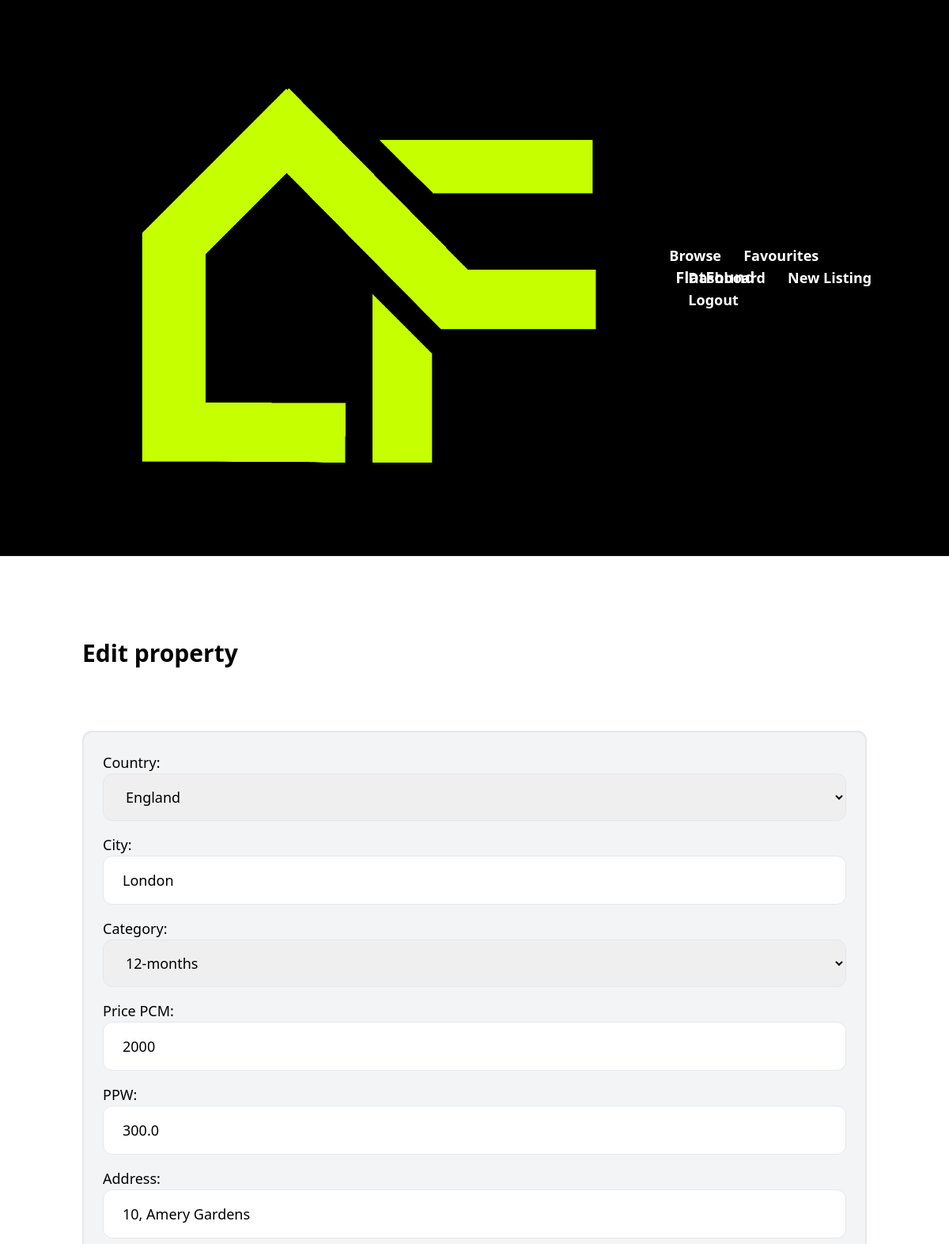
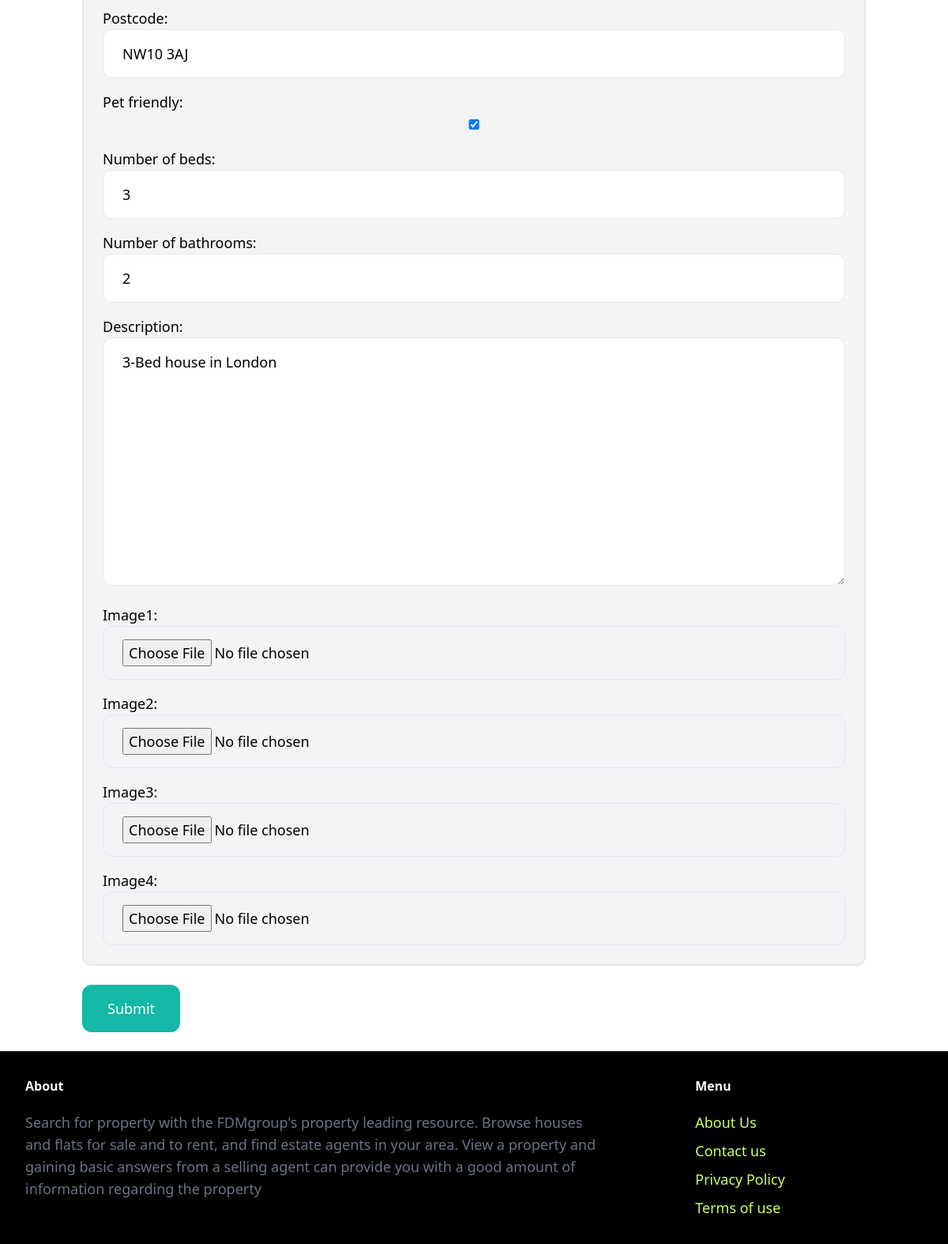
The app's page /properties/1/edit/ (signed in) with its own data (2 pictures, top to bottom).
### property/models.py (models this page shows, shortened)
class Property(models.Model):
    country = models.ForeignKey(Countries, related_name='countries', on_delete=models.CASCADE)
    city = models.TextField(blank=True, null=True)
    category = models.ForeignKey(Category, related_name='properties', on_delete=models.CASCADE)
    price_PCM = models.IntegerField()
    PPW = models.FloatField()
    address = models.TextField(blank=True, null=True)
    postcode = models.TextField(blank=True, null=True)
    pet_friendly = models.BooleanField(blank=True, null=True)
    number_of_beds = models.IntegerField(blank=True, null=True)
    number_of_bathrooms = models.IntegerField(blank=True, null=True)
    description = models.TextField(blank=True, null=True)
    image1 = models.ImageField(upload_to='prop_images', blank=True, null=True)
    image2 = models.ImageField(upload_to='prop_images', blank=True, null=True)
    image3 = models.ImageField(upload_to='prop_images', blank=True, null=True)
    image4 = models.ImageField(upload_to='prop_images', blank=True, null=True)
    favourites = models.ManyToManyField(User, related_name='favourite', default=None, blank=True)
    created_by = models.ForeignKey(
        User, related_name='properties', on_delete=models.CASCADE)
    created_at = models.DateField(auto_now_add=True)

### property/views.py (the view)
# urls.py: path('<int:pk>/edit/', views.edit, name='edit'),
@login_required
def edit(request, pk):
    property = get_object_or_404(Property, pk=pk, created_by=request.user)
    if request.method == 'POST':
        form = EditListingForm(request.POST, request.FILES, instance=property)
        if form.is_valid():
            form.save()
            return redirect('property:detail', pk=property.id)
    else:
        form = EditListingForm(instance=property)
    return render(request, 'property/form.html', {
        'form': form,
        'title': 'Edit property',
    })

### property/models.py (called while the page is built)
    def __str__(self):
        return self.name  # Shows the name of property on admin page

    def __str__(self):
        return self.name

### property/templates/property/form.html (shortened to what this page needs)
{% extends 'core/base.html' %}
{% block content %}
<h1 class="font-semibold m-20 text-3xl">{{ title }}</h1>
<form action="." method="post" enctype="multipart/form-data">
    <div class="space-y-4 m-20 mb-0 mt-0 border-2 p-6 rounded-xl bg-gray-100 text-lg font-base">
        {{ form.as_p }}
    </div>
    <button class="mt-6 mx-20 py-4 px-8 text-lg bg-teal-500 hover:bg-teal-700 rounded-xl text-white">Submit</button>
</form>
{% endblock %}

### core/templates/core/base.html (style rules this page uses)
html, body { height: 100%; margin: 0; padding: 0; display: flex; flex-direction: column; }
body { flex: 1; }

### records on screen
Property: country "England", city "London", category "12-months", price_PCM "2000", PPW "300.0", address "10, Amery Gardens", postcode "NW10 3AJ", pet_friendly "☑", number_of_beds "3", number_of_bathrooms "2", description "3-Bed house in London"

### other values on screen
{{ title }} "Edit property"
